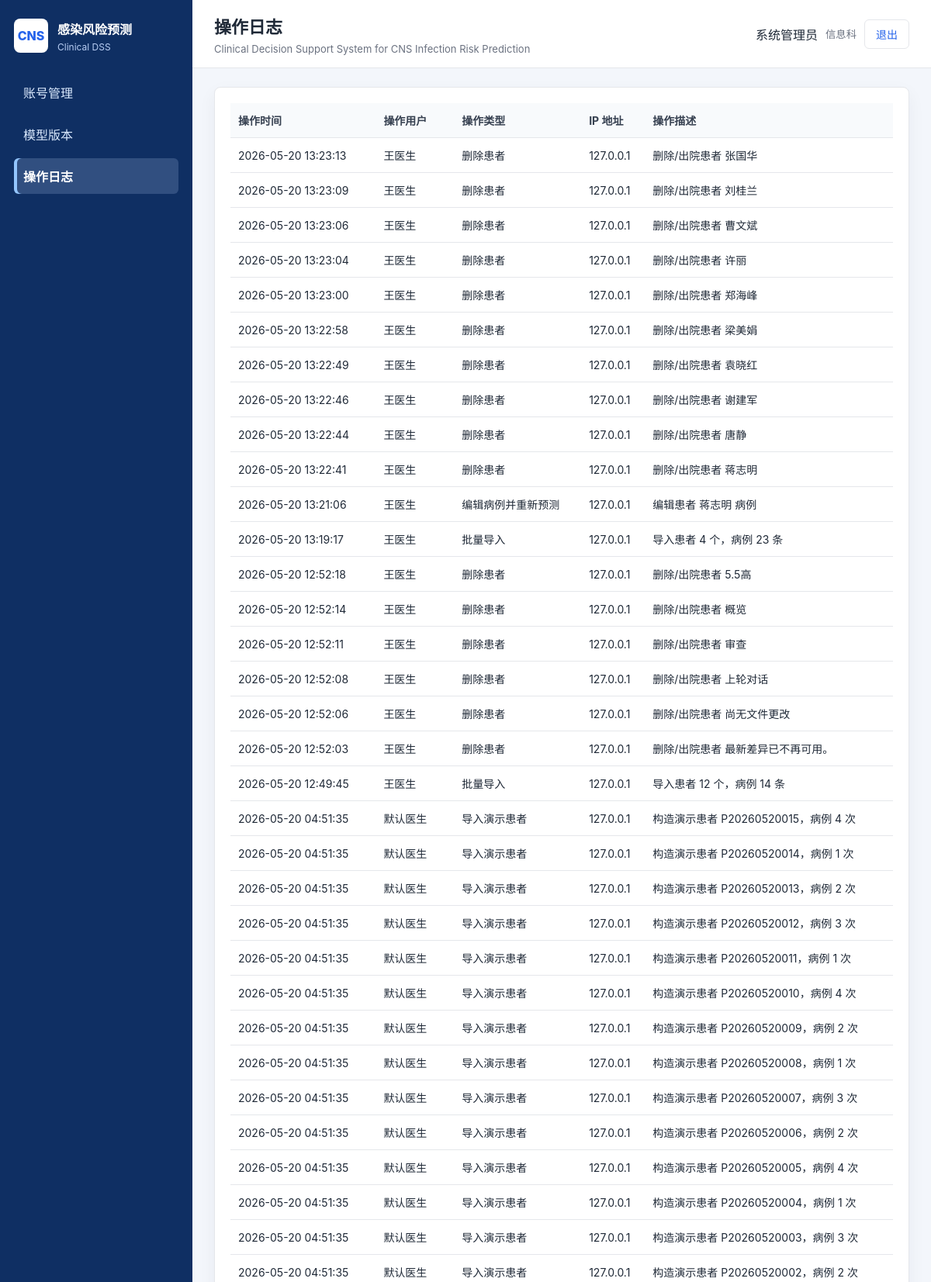
Screenshot of /logs (signed in, upper part) with the database file from the repository.
### tables this page shows
CREATE TABLE users (
            id INTEGER PRIMARY KEY AUTOINCREMENT,
            username TEXT UNIQUE NOT NULL,
            password_hash TEXT NOT NULL,
            role TEXT NOT NULL,
            real_name TEXT,
            department TEXT,
            created_at TEXT,
            last_login_at TEXT,
            is_active INTEGER DEFAULT 1
        );

CREATE TABLE operation_logs (
            id INTEGER PRIMARY KEY AUTOINCREMENT,
            user_id INTEGER,
            action TEXT NOT NULL,
            target_type TEXT,
            target_id INTEGER,
            description TEXT,
            ip_address TEXT,
            created_at TEXT
        );

### app.py (the view)
    @app.route("/logs")
    @login_required
    @admin_required
    def logs():
        rows = log_model_rows()
        return render_template("logs.html", logs=rows)

### models/db.py (called while the page is built)
def get_db():
    if "db" not in g:
        g.db = sqlite3.connect(current_app.config["DATABASE"])
        g.db.row_factory = sqlite3.Row
    return g.db

### models/log_model.py (called while the page is built)
def list_logs(limit=200):
    return get_db().execute(
        """
        SELECT l.*, u.username, u.real_name
        FROM operation_logs l
        LEFT JOIN users u ON u.id = l.user_id
        ORDER BY l.created_at DESC, l.id DESC
        LIMIT ?
        """,
        (limit,),
    ).fetchall()

### models/user_model.py (called while the page is built)
def get_user_by_id(user_id):
    return get_db().execute(
        "SELECT * FROM users WHERE id = ? AND is_active = 1",
        (user_id,),
    ).fetchone()

### templates/logs.html
{% extends "base.html" %}
{% block page_title %}操作日志{% endblock %}
{% block content %}
<section class="card">
    <table>
        <thead><tr><th>操作时间</th><th>操作用户</th><th>操作类型</th><th>IP 地址</th><th>操作描述</th></tr></thead>
        <tbody>
        {% for log in logs %}
        <tr>
            <td>{{ log.created_at }}</td>
            <td>{{ log.real_name or log.username or "-" }}</td>
            <td>{{ log.action }}</td>
            <td>{{ log.ip_address or "-" }}</td>
            <td>{{ log.description or "-" }}</td>
        </tr>
        {% else %}
        <tr><td colspan="5" class="empty">暂无操作日志</td></tr>
        {% endfor %}
        </tbody>
    </table>
</section>
{% endblock %}

### templates/base.html (shortened to what this page needs)
<!doctype html>
<html lang="zh-CN">
<head>
    <link rel="stylesheet" href="{{ url_for('static', filename='css/style.css', v='20260520-active') }}">
</head>
<body class="{% if not current_user %}login-body{% endif %}">
{% if current_user %}
<div class="app-shell">
    <aside class="sidebar">
        <div class="brand">
            <div class="brand-mark">CNS</div>
            <div>
                <strong>感染风险预测</strong>
                <span>Clinical DSS</span>
            </div>
        </div>
        <nav class="nav">
            {% if current_user.role == 'admin' %}
            <a class="{% if request.endpoint in ['users', 'user_new'] %}active{% endif %}" href="{{ url_for('users') }}">账号管理</a>
            <a class="{% if request.endpoint in ['model_versions', 'model_version_new', 'model_version_enable', 'model_version_delete'] %}active{% endif %}" href="{{ url_for('model_versions') }}">模型版本</a>
            <a class="{% if request.endpoint == 'logs' %}active{% endif %}" href="{{ url_for('logs') }}">操作日志</a>
            {% endif %}
        </nav>
    </aside>
    <main class="main">
        <header class="topbar">
            <div>
                <h1>{% block page_title %}{{ system_name }}{% endblock %}</h1>
                <p>Clinical Decision Support System for CNS Infection Risk Prediction</p>
            </div>
            <div class="user-box">
                <span>{{ current_user.real_name or current_user.username }}</span>
                <small>{{ current_user.department or current_user.role }}</small>
                <a class="btn btn-ghost" href="{{ url_for('logout') }}">退出</a>
            </div>
        </header>
        <section class="content">
            {% block content %}{% endblock %}
        </section>
    </main>
</div>
{% else %}
    {% block auth_content %}{% endblock %}
{% endif %}
</body>
</html>

### static/css/style.css (style rules this page uses)
:root { --primary: #2563eb; --primary-dark: #1d4ed8; --bg: #f3f6fb; --card: #ffffff; --border: #e5e7eb; --text: #1f2937; --muted: #6b7280; --low: #16a34a; --medium: #f59e0b; --high: #dc2626; }
* { box-sizing: border-box; }
body { margin: 0; font-family: -apple-system, BlinkMacSystemFont, "Segoe UI", "Microsoft YaHei", Arial, sans-serif; color: var(--text); background: var(--bg); }
a { color: var(--primary); text-decoration: none; }
table { width: 100%; border-collapse: collapse; font-size: 14px; }
th, td { padding: 12px 10px; border-bottom: 1px solid var(--border); text-align: left; vertical-align: middle; }
th { color: #374151; background: #f8fafc; font-weight: 700; }
.app-shell { min-height: 100vh; display: flex; }
.sidebar { width: 248px; background: #0f2f63; color: #fff; padding: 24px 18px; flex-shrink: 0; }
.brand { display: flex; gap: 12px; align-items: center; margin-bottom: 28px; }
.brand span { display: block; color: #b8cef4; font-size: 12px; margin-top: 4px; }
.brand-mark { width: 44px; height: 44px; border-radius: 8px; display: grid; place-items: center; background: #fff; color: var(--primary); font-weight: 800; }
.nav { display: grid; gap: 8px; }
.nav a { color: #dbeafe; padding: 11px 12px; border-radius: 6px; }
.nav a.active { background: #314f80; color: #fff; font-weight: 700; box-shadow: inset 4px 0 0 #93c5fd; }
.main { flex: 1; min-width: 0; }
.topbar { height: 88px; display: flex; align-items: center; justify-content: space-between; padding: 0 28px; background: #fff; border-bottom: 1px solid var(--border); }
.topbar h1 { margin: 0; font-size: 22px; letter-spacing: 0; }
.topbar p { margin: 6px 0 0; color: var(--muted); font-size: 13px; }
.user-box { display: flex; align-items: center; gap: 10px; }
.user-box small { color: var(--muted); }
.content { padding: 24px 28px 40px; }
.card, .stat-card { background: var(--card); border: 1px solid var(--border); border-radius: 8px; box-shadow: 0 8px 22px rgba(31, 41, 55, .05); }
.card { padding: 20px; margin-bottom: 18px; }
.btn { display: inline-flex; align-items: center; justify-content: center; min-height: 36px; padding: 8px 14px; border: 1px solid var(--border); border-radius: 6px; background: #fff; color: var(--text); cursor: pointer; font-size: 14px; }
.btn-ghost { color: var(--primary); }

### rows the page displays
users: real_name "系统管理员", department "信息科"
operation_logs: created_at "2026-05-20 13:23:13", real_name "王医生", action "删除患者", ip_address "127.0.0.1", description "删除/出院患者 张国华"
operation_logs: created_at "2026-05-20 13:23:09", real_name "王医生", action "删除患者", ip_address "127.0.0.1", description "删除/出院患者 刘桂兰"
operation_logs: created_at "2026-05-20 13:23:06", real_name "王医生", action "删除患者", ip_address "127.0.0.1", description "删除/出院患者 曹文斌"
operation_logs: created_at "2026-05-20 13:23:04", real_name "王医生", action "删除患者", ip_address "127.0.0.1", description "删除/出院患者 许丽"
operation_logs: created_at "2026-05-20 13:23:00", real_name "王医生", action "删除患者", ip_address "127.0.0.1", description "删除/出院患者 郑海峰"
operation_logs: created_at "2026-05-20 13:22:58", real_name "王医生", action "删除患者", ip_address "127.0.0.1", description "删除/出院患者 梁美娟"
operation_logs: created_at "2026-05-20 13:22:49", real_name "王医生", action "删除患者", ip_address "127.0.0.1", description "删除/出院患者 袁晓红"
operation_logs: created_at "2026-05-20 13:22:46", real_name "王医生", action "删除患者", ip_address "127.0.0.1", description "删除/出院患者 谢建军"
operation_logs: created_at "2026-05-20 13:22:44", real_name "王医生", action "删除患者", ip_address "127.0.0.1", description "删除/出院患者 唐静"
operation_logs: created_at "2026-05-20 13:22:41", real_name "王医生", action "删除患者", ip_address "127.0.0.1", description "删除/出院患者 蒋志明"
operation_logs: created_at "2026-05-20 13:21:06", real_name "王医生", action "编辑病例并重新预测", ip_address "127.0.0.1", description "编辑患者 蒋志明 病例"
operation_logs: created_at "2026-05-20 13:19:17", real_name "王医生", action "批量导入", ip_address "127.0.0.1", description "导入患者 4 个，病例 23 条"
operation_logs: created_at "2026-05-20 12:52:18", real_name "王医生", action "删除患者", ip_address "127.0.0.1", description "删除/出院患者 5.5高"
operation_logs: created_at "2026-05-20 12:52:14", real_name "王医生", action "删除患者", ip_address "127.0.0.1", description "删除/出院患者 概览"
operation_logs: created_at "2026-05-20 12:52:11", real_name "王医生", action "删除患者", ip_address "127.0.0.1", description "删除/出院患者 审查"
operation_logs: created_at "2026-05-20 12:52:08", real_name "王医生", action "删除患者", ip_address "127.0.0.1", description "删除/出院患者 上轮对话"
operation_logs: created_at "2026-05-20 12:52:06", real_name "王医生", action "删除患者", ip_address "127.0.0.1", description "删除/出院患者 尚无文件更改"
operation_logs: created_at "2026-05-20 12:52:03", real_name "王医生", action "删除患者", ip_address "127.0.0.1", description "删除/出院患者 最新差异已不再可用。"
operation_logs: created_at "2026-05-20 12:49:45", real_name "王医生", action "批量导入", ip_address "127.0.0.1", description "导入患者 12 个，病例 14 条"
operation_logs: created_at "2026-05-20 04:51:35", real_name "默认医生", action "导入演示患者", ip_address "127.0.0.1", description "构造演示患者 P20260520015，病例 4 次"
operation_logs: created_at "2026-05-20 04:51:35", real_name "默认医生", action "导入演示患者", ip_address "127.0.0.1", description "构造演示患者 P20260520014，病例 1 次"
operation_logs: created_at "2026-05-20 04:51:35", real_name "默认医生", action "导入演示患者", ip_address "127.0.0.1", description "构造演示患者 P20260520013，病例 2 次"
operation_logs: created_at "2026-05-20 04:51:35", real_name "默认医生", action "导入演示患者", ip_address "127.0.0.1", description "构造演示患者 P20260520012，病例 3 次"
operation_logs: created_at "2026-05-20 04:51:35", real_name "默认医生", action "导入演示患者", ip_address "127.0.0.1", description "构造演示患者 P20260520011，病例 1 次"
operation_logs: created_at "2026-05-20 04:51:35", real_name "默认医生", action "导入演示患者", ip_address "127.0.0.1", description "构造演示患者 P20260520010，病例 4 次"
operation_logs: created_at "2026-05-20 04:51:35", real_name "默认医生", action "导入演示患者", ip_address "127.0.0.1", description "构造演示患者 P20260520009，病例 2 次"
operation_logs: created_at "2026-05-20 04:51:35", real_name "默认医生", action "导入演示患者", ip_address "127.0.0.1", description "构造演示患者 P20260520008，病例 1 次"
operation_logs: created_at "2026-05-20 04:51:35", real_name "默认医生", action "导入演示患者", ip_address "127.0.0.1", description "构造演示患者 P20260520007，病例 3 次"
operation_logs: created_at "2026-05-20 04:51:35", real_name "默认医生", action "导入演示患者", ip_address "127.0.0.1", description "构造演示患者 P20260520006，病例 2 次"
operation_logs: created_at "2026-05-20 04:51:35", real_name "默认医生", action "导入演示患者", ip_address "127.0.0.1", description "构造演示患者 P20260520005，病例 4 次"
operation_logs: created_at "2026-05-20 04:51:35", real_name "默认医生", action "导入演示患者", ip_address "127.0.0.1", description "构造演示患者 P20260520004，病例 1 次"
operation_logs: created_at "2026-05-20 04:51:35", real_name "默认医生", action "导入演示患者", ip_address "127.0.0.1", description "构造演示患者 P20260520003，病例 3 次"
operation_logs: created_at "2026-05-20 04:51:35", real_name "默认医生", action "导入演示患者", ip_address "127.0.0.1", description "构造演示患者 P20260520002，病例 2 次"
